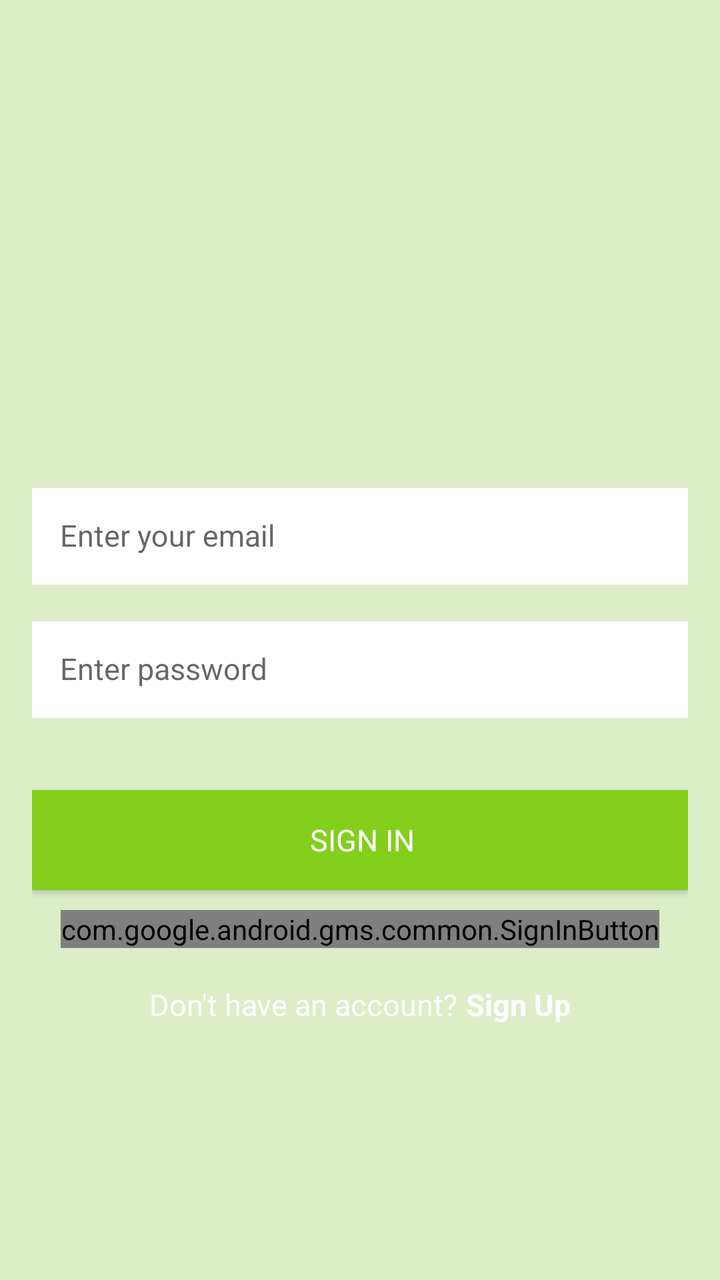
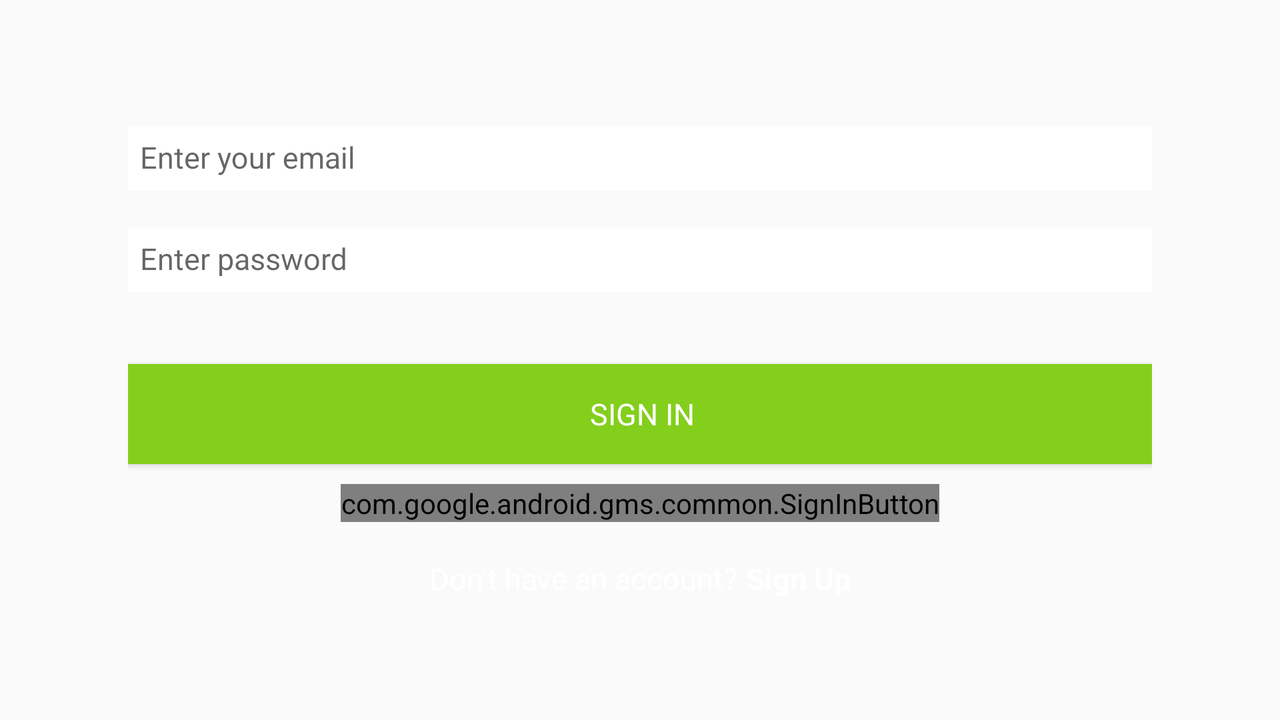

One screen, two layout resources from the same app: the default and the repository's alternative for another configuration. Each is rendered where Android would select it; the XML of both is given below.
<!-- AndroidManifest.xml: application theme AppTheme -->
<!-- res/layout/activity_login.xml -->
<?xml version="1.0" encoding="utf-8"?>
<ScrollView xmlns:android="http://schemas.android.com/apk/res/android"
    xmlns:app="http://schemas.android.com/apk/res-auto"
    xmlns:tools="http://schemas.android.com/tools"
    android:layout_width="match_parent"
    android:layout_height="match_parent"
    android:fillViewport="true"
    tools:context=".ui.authentication.LoginActivity"
    android:background="@color/background_green_light">

    <LinearLayout
        android:id="@+id/linear_layout_login_activity"
        android:layout_width="match_parent"
        android:layout_height="wrap_content"
        android:gravity="center"
        android:orientation="vertical"
        android:paddingBottom="@dimen/activity_vertical_margin"
        android:paddingLeft="@dimen/activity_horizontal_margin"
        android:paddingRight="@dimen/activity_horizontal_margin"
        android:paddingTop="@dimen/activity_vertical_margin">

        <LinearLayout
            android:layout_width="0px"
            android:layout_height="0px"
            android:focusable="true"
            android:focusableInTouchMode="true" />

        <ImageView
            android:id="@+id/iv_logo_image"
            android:layout_width="@dimen/size_logo_image"
            android:layout_height="@dimen/size_logo_image"
            android:layout_marginBottom="@dimen/title_bottom_margin"
            android:contentDescription="@string/image_view_logo_image"
            android:src="@drawable/ic_shopping_list" />

        <android.support.design.widget.TextInputLayout
            android:id="@+id/til_email"
            android:layout_width="match_parent"
            android:layout_height="wrap_content"
            android:layout_marginBottom="@dimen/title_bottom_margin"
            app:hintTextAppearance="@style/HintText">

            <EditText
                android:id="@+id/edit_text_email"
                android:layout_width="match_parent"
                android:layout_height="wrap_content"
                android:background="@android:color/white"
                android:hint="@string/hint_enter_email"
                android:inputType="textEmailAddress"
                android:nextFocusDown="@+id/edit_text_password"
                android:padding="@dimen/edit_text_padding"
                android:textColor="@color/black"
                android:textColorHint="@color/dark_grey"
                android:textSize="@dimen/text_size_login_buttons" />
        </android.support.design.widget.TextInputLayout>

        <android.support.design.widget.TextInputLayout
            android:id="@+id/til_password"
            android:layout_width="match_parent"
            android:layout_height="wrap_content"
            android:layout_marginBottom="@dimen/margin_normal"
            app:hintTextAppearance="@style/HintText">

            <EditText
                android:id="@+id/edit_text_password"
                android:layout_width="match_parent"
                android:layout_height="wrap_content"
                android:background="@android:color/white"
                android:hint="@string/hint_enter_password"
                android:imeOptions="actionDone"
                android:inputType="textPassword"
                android:padding="@dimen/edit_text_padding"
                android:textColor="@color/black"
                android:textColorHint="@color/dark_grey"
                android:textSize="@dimen/text_size_login_buttons" />
        </android.support.design.widget.TextInputLayout>

        <Button
            android:id="@+id/login_with_password"
            style="@style/Widget.GoShopping.Button.Login"
            android:layout_width="match_parent"
            android:layout_height="@dimen/input_field_height"
            android:layout_marginBottom="@dimen/text_size_header"
            android:background="@color/primary"
            android:onClick="onSignInPressed"
            android:text="@string/button_sign_in_with_password"
            android:textColor="@android:color/white" />

        <com.google.android.gms.common.SignInButton
            android:id="@+id/login_with_google"
            android:layout_width="wrap_content"
            android:layout_height="wrap_content" />

        <LinearLayout
            android:layout_width="match_parent"
            android:layout_height="wrap_content"
            android:layout_marginTop="@dimen/margin_small"
            android:gravity="center"
            android:orientation="horizontal">

            <TextView
                android:id="@+id/tv_dont_have_account"
                style="@style/LoginCreateText"
                android:layout_width="wrap_content"
                android:layout_height="wrap_content"
                android:text="@string/text_dont_have_account" />

            <TextView
                android:id="@+id/tv_sign_up"
                style="@style/LoginCreateTextButton"
                android:layout_width="wrap_content"
                android:layout_height="wrap_content"
                android:onClick="onSignUpPressed"
                android:text="@string/button_create_account" />
        </LinearLayout>
    </LinearLayout>

</ScrollView>
<!-- resources referenced by this layout -->
<resources>
  <color name="background_green_light">#dcedc8</color>
  <color name="black">#616161</color>
  <color name="dark_grey">#AEAEAE</color>
  <color name="primary">#83CF1C</color>
  <dimen name="activity_horizontal_margin">16dp</dimen>
  <dimen name="activity_vertical_margin">16dp</dimen>
  <dimen name="edit_text_padding">14dp</dimen>
  <dimen name="input_field_height">50dp</dimen>
  <dimen name="margin_normal">36dp</dimen>
  <dimen name="margin_small">16dp</dimen>
  <dimen name="size_logo_image">100dp</dimen>
  <dimen name="text_size_header">10sp</dimen>
  <dimen name="text_size_login_buttons">15sp</dimen>
  <dimen name="title_bottom_margin">14dp</dimen>
  <string name="button_create_account">Sign Up</string>
  <string name="button_sign_in_with_password">SIGN IN</string>
  <string name="hint_enter_email">Enter your email</string>
  <string name="hint_enter_password">Enter password</string>
  <string name="image_view_logo_image">Logo Image</string>
  <string name="text_dont_have_account">Don\'t have an account?</string>
  <style name="HintText">
          <item name="android:textSize">0dp</item>
      </style>
  <style name="LoginCreateText">
          <item name="android:textSize">@dimen/text_size_login_buttons</item>
          <item name="android:textColor">@android:color/white</item>
          <item name="android:layout_margin">2dp</item>
      </style>
  <style name="LoginCreateTextButton">
          <item name="android:textSize">@dimen/text_size_login_buttons</item>
          <item name="android:textStyle">bold</item>
          <item name="android:textColor">@android:color/white</item>
          <item name="android:layout_margin">2dp</item>
          <item name="android:clickable">true</item>
      </style>
  <style name="Widget.GoShopping.Button.Login" parent="android:Widget.Button">
          <item name="android:paddingLeft">@dimen/view_padding_left</item>
          <item name="android:paddingRight">@dimen/view_padding_right</item>
          <item name="android:textSize">@dimen/text_size_login_buttons</item>
          <item name="android:layout_gravity">center</item>
      </style>
  <!-- from res/values-v21/ -->
  <style name="AppTheme" parent="AppTheme.Base" />
  <dimen name="view_padding_left">18dp</dimen>
  <dimen name="view_padding_right">16dp</dimen>
  <!-- from res/values-v21/ -->
  <style name="AppTheme.Base" parent="Theme.AppCompat.Light.NoActionBar">
          <item name="android:colorBackground">@color/background_material_light</item>
          <item name="colorPrimary">@color/primary</item>
          <item name="colorPrimaryDark">@color/dark_green</item>
          <item name="colorAccent">@color/dark_green</item>
          <item name="android:textColorPrimary">@android:color/white</item>
          <item name="android:textColorSecondary">#fcfcfc</item>
      </style>
  <color name="dark_green">#388E3C</color>
</resources>
<!-- res/layout-land/activity_login.xml (the repository's variant of the layout above) -->
<!-- drawn on the phone turned sideways -->
<ScrollView xmlns:android="http://schemas.android.com/apk/res/android"
    xmlns:app="http://schemas.android.com/apk/res-auto"
    xmlns:tools="http://schemas.android.com/tools"
    android:layout_width="match_parent"
    android:layout_height="match_parent"
    android:fillViewport="true"
    tools:context=".ui.authentication.LoginActivity">

    <LinearLayout
        android:id="@+id/linear_layout_login_activity"
        android:layout_width="match_parent"
        android:layout_height="wrap_content"
        android:gravity="center"
        android:orientation="vertical"
        android:paddingBottom="@dimen/activity_vertical_margin"
        android:paddingLeft="@dimen/land_activity_horizontal_margin"
        android:paddingRight="@dimen/land_activity_horizontal_margin"
        android:paddingTop="@dimen/activity_vertical_margin">

        <LinearLayout
            android:layout_width="0px"
            android:layout_height="0px"
            android:focusable="true"
            android:focusableInTouchMode="true" />

        <android.support.design.widget.TextInputLayout
            android:id="@+id/til_email"
            android:layout_width="match_parent"
            android:layout_height="wrap_content"
            android:layout_marginBottom="@dimen/title_bottom_margin"
            app:hintTextAppearance="@style/HintText">

            <EditText
                android:id="@+id/edit_text_email"
                android:layout_width="match_parent"
                android:layout_height="wrap_content"
                android:background="@android:color/white"
                android:hint="@string/hint_enter_email"
                android:imeOptions="flagNoExtractUi"
                android:inputType="textEmailAddress"
                android:nextFocusDown="@+id/edit_text_password"
                android:padding="@dimen/land_edit_text_padding"
                android:textColor="@color/black"
                android:textColorHint="@color/dark_grey"
                android:textSize="@dimen/text_size_login_buttons" />
        </android.support.design.widget.TextInputLayout>

        <android.support.design.widget.TextInputLayout
            android:id="@+id/til_password"
            android:layout_width="match_parent"
            android:layout_height="wrap_content"
            android:layout_marginBottom="@dimen/margin_normal"
            app:hintTextAppearance="@style/HintText">

            <EditText
                android:id="@+id/edit_text_password"
                android:layout_width="match_parent"
                android:layout_height="wrap_content"
                android:background="@android:color/white"
                android:hint="@string/hint_enter_password"
                android:imeOptions="actionDone|flagNoExtractUi"
                android:inputType="textPassword"
                android:padding="@dimen/land_edit_text_padding"
                android:textColor="@color/black"
                android:textColorHint="@color/dark_grey"
                android:textSize="@dimen/text_size_login_buttons" />
        </android.support.design.widget.TextInputLayout>

        <Button
            android:id="@+id/login_with_password"
            style="@style/Widget.GoShopping.Button.Login"
            android:layout_width="match_parent"
            android:layout_height="@dimen/input_field_height"
            android:layout_marginBottom="@dimen/text_size_header"
            android:background="@color/primary"
            android:onClick="onSignInPressed"
            android:text="@string/button_sign_in_with_password"
            android:textColor="@android:color/white" />

        <com.google.android.gms.common.SignInButton
            android:id="@+id/login_with_google"
            android:layout_width="wrap_content"
            android:layout_height="wrap_content" />

        <LinearLayout
            android:layout_width="match_parent"
            android:layout_height="wrap_content"
            android:layout_marginTop="@dimen/margin_small"
            android:gravity="center"
            android:orientation="horizontal">

            <TextView
                android:id="@+id/tv_dont_have_account"
                style="@style/LoginCreateText"
                android:layout_width="wrap_content"
                android:layout_height="wrap_content"
                android:text="@string/text_dont_have_account" />

            <TextView
                android:id="@+id/tv_sign_up"
                style="@style/LoginCreateTextButton"
                android:layout_width="wrap_content"
                android:layout_height="wrap_content"
                android:onClick="onSignUpPressed"
                android:text="@string/button_create_account" />
        </LinearLayout>
    </LinearLayout>

</ScrollView>
<!-- resources referenced by the variant -->
<!-- as the phone turned sideways resolves them -->
<resources>
  <color name="black">#616161</color>
  <color name="dark_grey">#AEAEAE</color>
  <color name="primary">#83CF1C</color>
  <dimen name="activity_vertical_margin">16dp</dimen>
  <dimen name="input_field_height">50dp</dimen>
  <dimen name="land_activity_horizontal_margin">64dp</dimen>
  <dimen name="land_edit_text_padding">6dp</dimen>
  <dimen name="margin_normal">36dp</dimen>
  <dimen name="margin_small">16dp</dimen>
  <dimen name="text_size_header">10sp</dimen>
  <dimen name="text_size_login_buttons">15sp</dimen>
  <dimen name="title_bottom_margin">14dp</dimen>
  <string name="button_create_account">Sign Up</string>
  <string name="button_sign_in_with_password">SIGN IN</string>
  <string name="hint_enter_email">Enter your email</string>
  <string name="hint_enter_password">Enter password</string>
  <string name="text_dont_have_account">Don\'t have an account?</string>
  <style name="HintText">
          <item name="android:textSize">0dp</item>
      </style>
  <style name="LoginCreateText">
          <item name="android:textSize">@dimen/text_size_login_buttons</item>
          <item name="android:textColor">@android:color/white</item>
          <item name="android:layout_margin">2dp</item>
      </style>
  <style name="LoginCreateTextButton">
          <item name="android:textSize">@dimen/text_size_login_buttons</item>
          <item name="android:textStyle">bold</item>
          <item name="android:textColor">@android:color/white</item>
          <item name="android:layout_margin">2dp</item>
          <item name="android:clickable">true</item>
      </style>
  <style name="Widget.GoShopping.Button.Login" parent="android:Widget.Button">
          <item name="android:paddingLeft">@dimen/view_padding_left</item>
          <item name="android:paddingRight">@dimen/view_padding_right</item>
          <item name="android:textSize">@dimen/text_size_login_buttons</item>
          <item name="android:layout_gravity">center</item>
      </style>
  <!-- from res/values-v21/ -->
  <style name="AppTheme" parent="AppTheme.Base" />
  <dimen name="view_padding_left">18dp</dimen>
  <dimen name="view_padding_right">16dp</dimen>
  <!-- from res/values-v21/ -->
  <style name="AppTheme.Base" parent="Theme.AppCompat.Light.NoActionBar">
          <item name="android:colorBackground">@color/background_material_light</item>
          <item name="colorPrimary">@color/primary</item>
          <item name="colorPrimaryDark">@color/dark_green</item>
          <item name="colorAccent">@color/dark_green</item>
          <item name="android:textColorPrimary">@android:color/white</item>
          <item name="android:textColorSecondary">#fcfcfc</item>
      </style>
  <color name="dark_green">#388E3C</color>
</resources>
